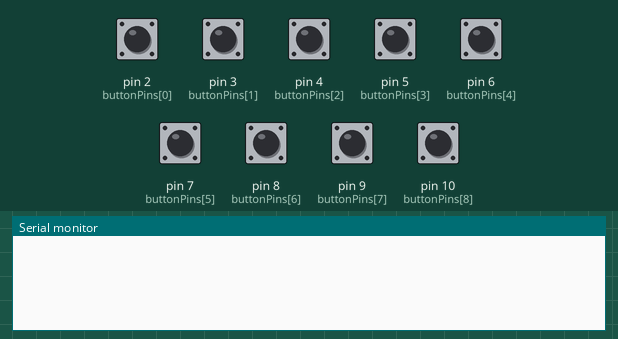
This sketch was run on a simulated Arduino Uno, built with avr-gcc and run on an emulated ATmega328P. On the bench: the last lines printed to the serial monitor. The inputs (shaded band) are chosen by the test bench; at power-on: pin 2 (buttonPins[0]), pin 3 (buttonPins[1]), pin 4 (buttonPins[2]), pin 5 (buttonPins[3]), pin 6 (buttonPins[4]), pin 7 (buttonPins[5]), pin 8 (buttonPins[6]), pin 9 (buttonPins[7]), pin 10 (buttonPins[8]) LOW.

Above: at 1.2 s.
1.3 s: pin 2 (buttonPins[0]) pulled HIGH for 0.15 s
At 2.6 s:
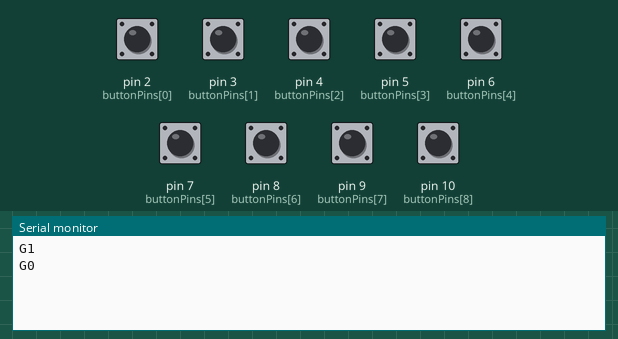
2.9 s: pin 3 (buttonPins[1]) pulled HIGH for 0.15 s
At 3.9 s:
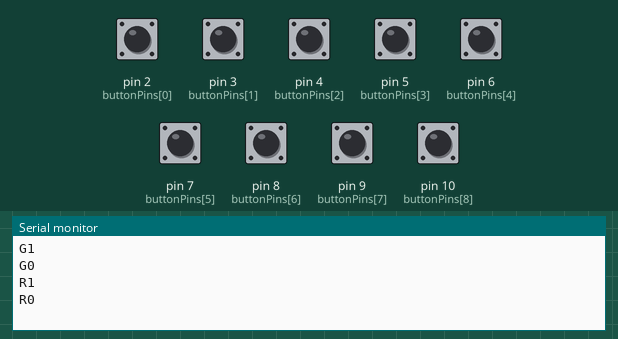
4.5 s: pin 4 (buttonPins[2]) pulled HIGH for 0.15 s
At 5.2 s:
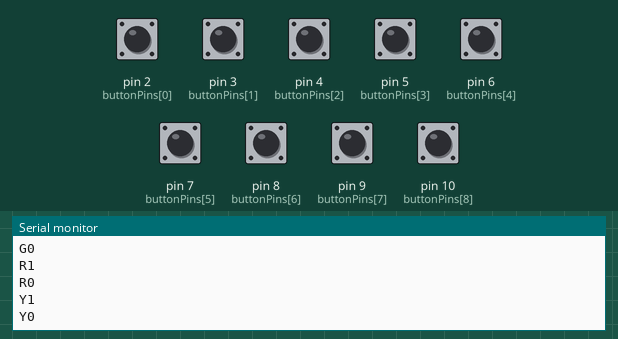
6.1 s: pin 5 (buttonPins[3]) pulled HIGH for 0.15 s
At 7.4 s:
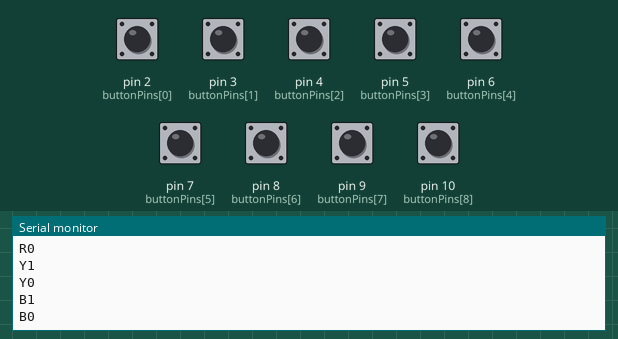
7.7 s: pin 6 (buttonPins[4]) pulled HIGH for 0.15 s
At 8.8 s:
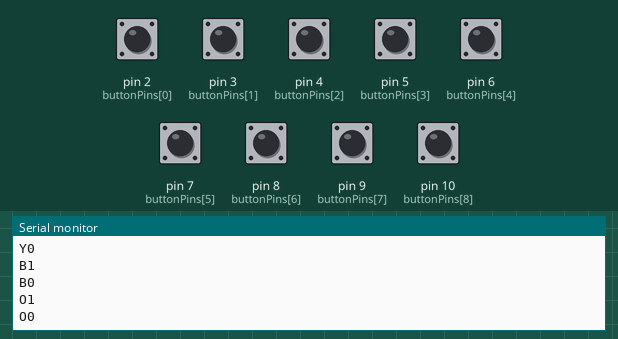
9.3 s: pin 7 (buttonPins[5]) pulled HIGH for 0.15 s
At 10.0 s:
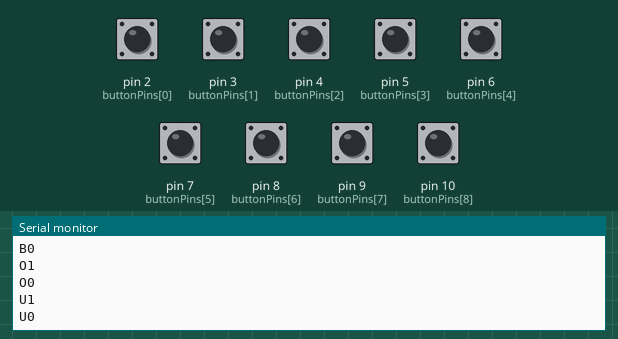

Measured:
- after the input at 1.3 s, the serial monitor: prints a new line at once (image 1)
- after the input at 2.9 s, the serial monitor: prints a new line at once (image 2)
- after the input at 4.5 s, the serial monitor: prints a new line at once (image 3)
- after the input at 6.1 s, the serial monitor: prints a new line at once (image 4)
- after the input at 7.7 s, the serial monitor: prints a new line at once (image 5)
- after the input at 9.3 s, the serial monitor: prints a new line at once (image 6)

The sketch:

clone-hero-arduino.ino
```cpp
const int NUM_BUTTONS = 9;
const int buttonPins[NUM_BUTTONS] = {2, 3, 4, 5, 6, 7, 8, 9, 10};
const char* labels[NUM_BUTTONS] = {"G", "R", "Y", "B", "O", "U", "D", "S", "X"};

int lastStates[NUM_BUTTONS];
unsigned long lastDebounceTime[NUM_BUTTONS]; // Tallentaa jokaisen napin oman ajan
const unsigned long DEBOUNCE_DELAY = 10;     // 10ms on nyt turvallinen

void setup() {
  Serial.begin(115200);
  for (int i = 0; i < NUM_BUTTONS; i++) {
    pinMode(buttonPins[i], INPUT); // Kytkentäkaavion mukaiset ulkoiset vastukset
    lastStates[i] = LOW;
    lastDebounceTime[i] = 0;
  }
}

void loop() {
  for (int i = 0; i < NUM_BUTTONS; i++) {
    int currentState = digitalRead(buttonPins[i]);

    // Tarkistetaan onko tila muuttunut JA onko edellisestä muutoksesta kulunut tarpeeksi aikaa
    if (currentState != lastStates[i] && (millis() - lastDebounceTime[i] > DEBOUNCE_DELAY)) {
      Serial.print(labels[i]);
      Serial.println(currentState);

      lastStates[i] = currentState;
      lastDebounceTime[i] = millis(); // Päivitetään viimeisin muutosajankohta
    }
  }
}
```
